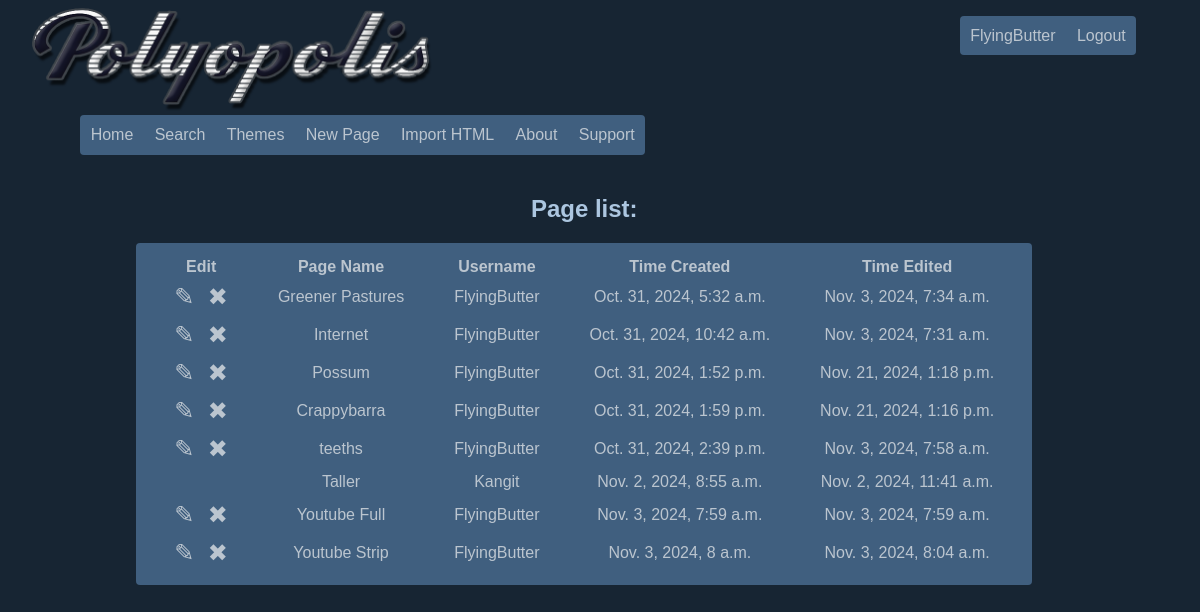
The app's page / (signed in) with its own data.
### builder/models.py (models this page shows, shortened)
class Page(models.Model):
    id = models.UUIDField(primary_key=True, default=uuid.uuid4, editable=False)
    title = models.CharField(max_length=200, default="")
    owner = models.ForeignKey(settings.AUTH_USER_MODEL, on_delete=models.CASCADE)
    created_at = models.DateTimeField(auto_now_add=True)
    touch_time = models.DateTimeField(auto_now_add=True)
    content = models.TextField()  # This stores the cleaned HTML content of the page
    unlisted = models.BooleanField(default=False)           # Premium Feature - Prevents pages from appearing in master list
    private = models.BooleanField(default=False)            # Premium Feature - Allows users to restrict a page to specific users
    locked = models.BooleanField(default=False)             # Premium Feature - Locks a page behind a password screen.
    passwd = models.CharField(max_length=200,default="")    # This is kinda gross right now. Better make sure this is hashed lol.
    theme = models.ForeignKey(Theme, on_delete=models.CASCADE, related_name='pages', default=None, null=True)
    jscript = models.BooleanField(default=False)            # Controls if javascript is allowed

### builder/views.py (the view)
# urls.py: path('', views.page_list, name='page_list'),
def page_list(request):
    pages = Page.objects.filter(unlisted=False)
    return render(request, 'builder/page_list.html', {'pages': pages})

### builder/templates/builder/page_list.html
{% extends 'builder/base.html' %}
{% block content %}
<div class="centered">
    <h2>Page list:</h2>
<table class="link_list">
    <tr>
      <th>Edit</th>
      <th>Page Name</th>
      <th>Username</th>
      <th>Time Created</th>
      <th>Time Edited</th>
    </tr>
    {% for page in pages %}
    <tr>
            {% if user == page.owner %}
            <td><a href="{% url 'page_editor' page.id %}"><big>✎</big></a> &nbsp; <a href="{% url 'page_delete' page.id %}"><big>✖</big></a></td>
            {% else %}
            <td></td>
            {% endif %}
            <td><a href="{% url 'page_viewer' page.id %}">{{ page.title }}</a></td>
            <td><a href="/user/?query={{ page.owner.username }}">{{ page.owner }}</a></td>
            <td class="time"><a href="{% url 'page_viewer' page.id %}">{{ page.created_at }}</a></td>
            <td class="time"><a href="{% url 'page_viewer' page.id %}">{{ page.touch_time }}</a></td>
    </tr>
    {% endfor %}
</table>
</div>
{% endblock %}

### builder/templates/builder/base.html (shortened to what this page needs)
<!DOCTYPE html>
<html lang="en">
<head>
    {% load static %}
    {% if request.session.selected_theme %}<style>{{ request.session.selected_theme|safe }}</style>{% else %}<link rel="stylesheet" href="/static/css/default.css">{% endif %}
    <link rel="stylesheet" href="/static/css/layout.css">
</head>
<body>
        <div class="headbar">
        <div class="left">
        <div><a href="{% url 'page_list' %}"><img width="400vw" src="{% static '/img/logo_1.png' %}"></a></div>
        <div class="navbar">
            <a href="{% url 'page_list' %}"><div class="but_nav_left">Home</div></a>
            <a href="{% url 'search' %}"><div class="but_nav">Search</div></a>
            <a href="{% url 'theme' %}"><div class="but_nav">Themes</div></a>
            {% if user.is_authenticated %}
            <a href="{% url 'create_page' %}"><div class="but_nav">New Page</div></a>
            <a href="{% url 'import_html' %}"><div class="but_nav">Import HTML</div></a>
            {% else %}
            <a href="{% url 'login' %}"><div class="but_nav">New Page</div></a>
            <a href="{% url 'login' %}"><div class="but_nav">Import HTML</div></a>
            {% endif %}
            <a href=""><div class="but_nav">About</div></a>
            <a href=""><div class="but_nav_right">Support</div></a>
        </div>
        </div>
        <div class="right">
        <div class="navbar">
        {% if user.is_authenticated %}
        <a href="/user/?query={{ user.username }}"><div class="but_nav_left">{{ user.username }}</div></a>
        <a href="{% url 'logout' %}"><div class="but_nav_right">Logout</div></a>
        {% else %}
        <a href="{% url 'signup' %}"><div class="but_nav_left">Signup</div></a>
        <a href="{% url 'login' %}"><div class="but_nav_right">Login</div></a>
        {% endif %}
        </div>
        </div>
        </div>
    <div class="content">
        <div class="centered">
        {% block content %}{% endblock %}
        </div>
    </div>
</body>
</html>

### static/css/default.css (style rules this page uses)
:root { --back: #172533; --backimg: none; --text: #acc6e0; --accent: #405f7f; --accent_hov: #2f465d; --accent_text: #bbc5cf; }

### static/css/layout.css (style rules this page uses)
html, body { background-color: var(--back); background-image: var(--backimg); background-repeat: repeat; background-attachment: fixed; color: var(--text); font-family: Arial, sans-serif; width: 98%; overflow-x: hidden; box-sizing: border-box; }
* { box-sizing: border-box; }
a { color: inherit; text-decoration-line: none; }
.centered { display: flex; flex-direction: column; align-items: center; }
.headbar { display: flex; }
.right { display: flex; margin-right: 2vw; margin-top: 8px; }
.left { display: flex; align-items: center; flex-wrap: wrap; margin-left: 2vw; }
.content { margin: 20px; }
.link_list { background-color: var(--accent); color: var(--accent_text); padding: 1vw; border-radius: 4px; }
td { padding-left: 2vw; padding-right: 2vw; padding-top: 4px; padding-bottom: 4px; text-align: center; max-width: 30vw; overflow: hidden; border-radius: 4px; white-space: nowrap; }
.time { white-space: nowrap; }
img { max-width: 70vw; max-height: 100vh; }
big { font-size:x-large; }
.navbar { display: flex; flex-direction: row; }
.but_nav_left { font-size: medium; margin-left: 4vw; background-color: var(--accent); color: var(--accent_text); padding: 8pt; border-radius: 4px 0px 0px 4px; white-space: pre; border-style: none; }
.but_nav { font-size: medium; background-color: var(--accent); color: var(--accent_text); padding: 8pt; border-radius: 0px 0px 0px 0px; white-space: pre; border-style: none; }
.but_nav_right { font-size: medium; background-color: var(--accent); color: var(--accent_text); padding: 8pt; border-radius: 0px 4px 4px 0px; white-space: pre; border-style: none; }
.right, .but_nav, .but_nav_left, .but_nav_right, td { transition: all 0.4s ease-in-out; }

### records on screen
Page: title "Greener Pastures", owner "FlyingButter", created_at "Oct. 31, 2024, 5:32 a.m.", touch_time "Nov. 3, 2024, 7:34 a.m."
Page: title "Internet", owner "FlyingButter", created_at "Oct. 31, 2024, 10:42 a.m.", touch_time "Nov. 3, 2024, 7:31 a.m."
Page: title "Possum", owner "FlyingButter", created_at "Oct. 31, 2024, 1:52 p.m.", touch_time "Nov. 21, 2024, 1:18 p.m."
Page: title "Crappybarra", owner "FlyingButter", created_at "Oct. 31, 2024, 1:59 p.m.", touch_time "Nov. 21, 2024, 1:16 p.m."
Page: title "teeths", owner "FlyingButter", created_at "Oct. 31, 2024, 2:39 p.m.", touch_time "Nov. 3, 2024, 7:58 a.m."
Page: title "Taller", owner "Kangit", created_at "Nov. 2, 2024, 8:55 a.m.", touch_time "Nov. 2, 2024, 11:41 a.m."
Page: title "Youtube Full", owner "FlyingButter", created_at "Nov. 3, 2024, 7:59 a.m.", touch_time "Nov. 3, 2024, 7:59 a.m."
Page: title "Youtube Strip", owner "FlyingButter", created_at "Nov. 3, 2024, 8 a.m.", touch_time "Nov. 3, 2024, 8:04 a.m."

### other values on screen
{{ user.username }} "FlyingButter"
